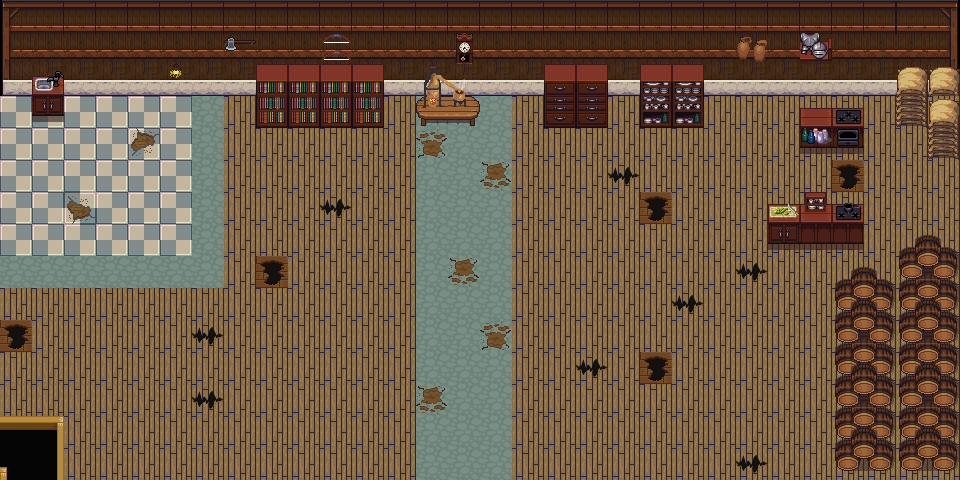

Below is a game level as drawn by its tile map, then a one-line description and the .tmx that defines it (tile-layer data replaced by summaries):
An orthogonal 30x15 tile map with 32x32 px tiles, 3 tile layers (Floor, Furniture 2, Furniture 1), 2 tilesets.

<map version="1.4" tiledversion="1.4.3" orientation="orthogonal" renderorder="right-down" width="30" height="15" tilewidth="32" tileheight="32" infinite="0" nextlayerid="5" nextobjectid="1">
 <tileset firstgid="1" source="town_buildings.tsx" />
 <tileset firstgid="65" source="Abondoned House Interior.tsx" />
 <layer id="1" name="Floor" width="30" height="15">
  <data>[450 cells, 450 non-empty, 17 distinct tile ids]</data>
 </layer>
 <group id="3" name="Furniture ">
  <layer id="2" name="Furniture 2" width="30" height="15">
   <data>[450 cells, 49 non-empty, 19 distinct tile ids]</data>
  </layer>
  <layer id="4" name="Furniture 1" width="30" height="15">
   <data>[450 cells, 49 non-empty, 21 distinct tile ids]</data>
  </layer>
 </group>
</map>
